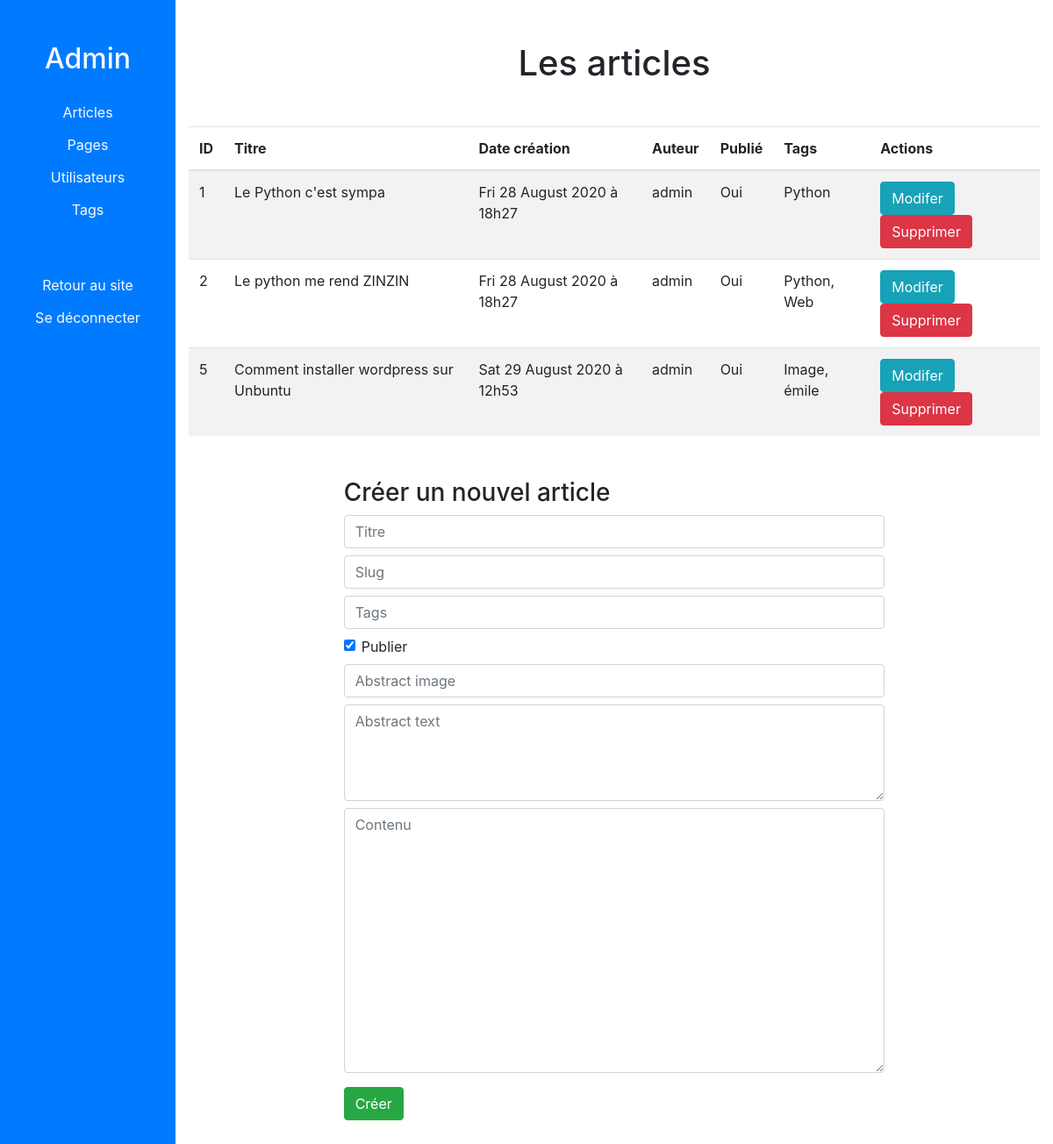
The page /admin/posts (signed in) on the database as committed earlier.
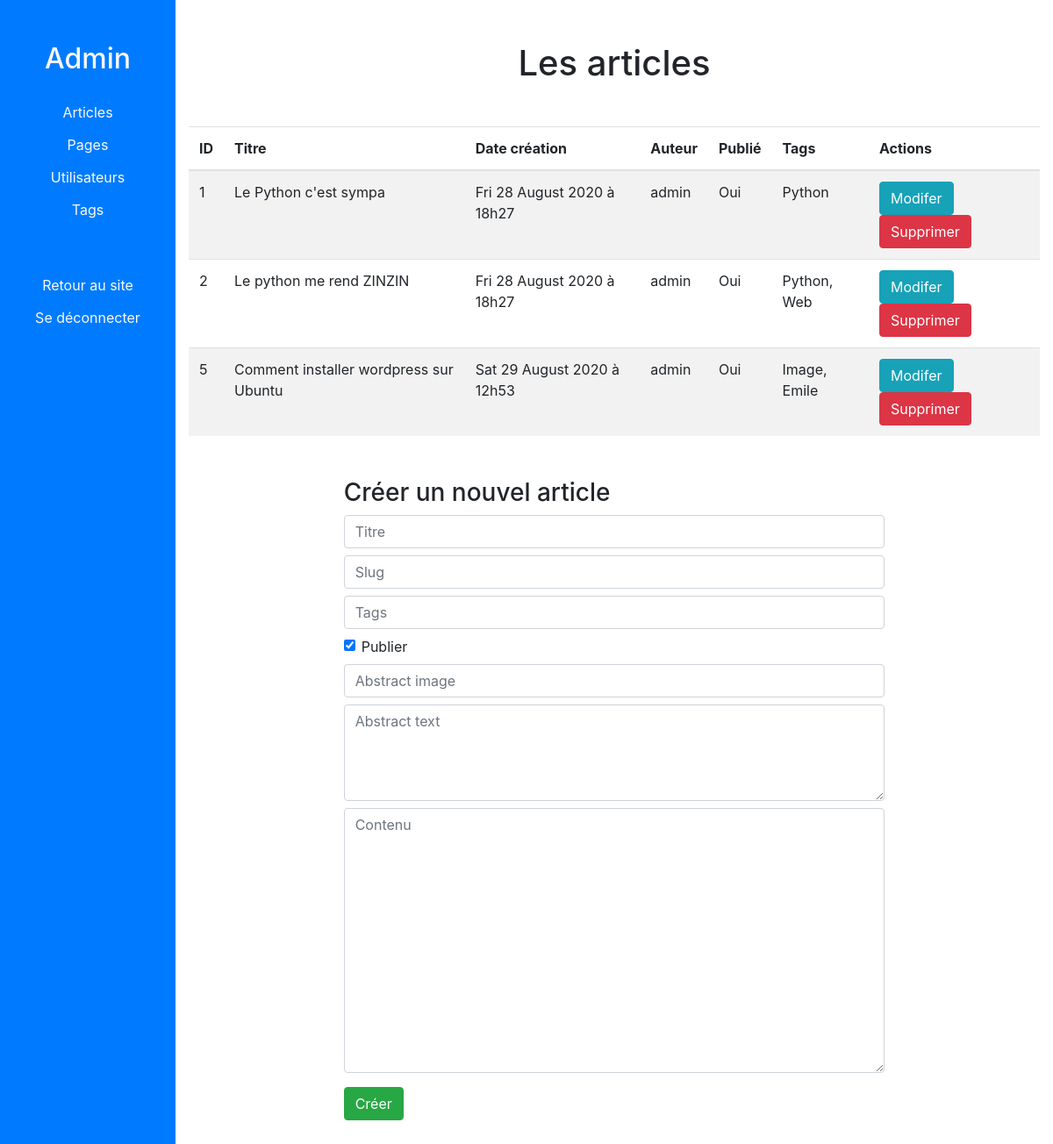
The same page on the database as committed later.
### views.py (models this page shows, shortened)
class Post(db.Model):
    id = db.Column(db.Integer, primary_key=True)
    title = db.Column(db.String(100), nullable=False)
    slug = db.Column(db.String(100), nullable=False,  unique=True)
    abstract = db.Column(db.Text, nullable=False)
    abstract_image = db.Column(db.String(200))
    content = db.Column(db.Text, nullable=False)
    creation_date = db.Column(db.DateTime, nullable=False, default=datetime.utcnow)
    published = db.Column(db.Boolean, nullable=False, default=False)
    user_id = db.Column(db.Integer, db.ForeignKey('user.id'), nullable=False)
    user = db.relationship('User', backref=db.backref('posts', lazy=True))
    tags = db.relationship('Tag', secondary=tags, lazy='subquery', backref=db.backref('posts', lazy=True))
    @property
    def tags_str(self):
        res = ""
        for tag in self.tags:
            res += tag.name + ', '
        return res.strip(' ,')
    def get_json_for(self, *args):
        res = {}
        for arg in args:
            res[arg] = getattr(self, arg)
        return json.dumps(res)

class User(UserMixin, db.Model):
    id = db.Column(db.Integer, primary_key=True)
    username = db.Column(db.String(50), unique=True, nullable=False)
    email = db.Column(db.String(80), unique=True, nullable=False)
    password = db.Column(db.String(80), nullable=False)

class Tag(db.Model):
    id = db.Column(db.Integer, primary_key=True)
    name = db.Column(db.String(50), nullable=False)

### views.py (the view)
@app.route('/admin/posts')
@login_required
def admin_posts():
    posts = Post.query.all()
    return render_template('admin-posts.html', posts=posts)

### views.py (called while the page is built)
@login_manager.user_loader
def load_user(user_id):
    return User.query.get(user_id)

@app.context_processor
def inject_pages():
    pages = Page.query.filter_by(published=True)
    return {'site_pages': pages}

### templates/admin-posts.html (shortened to what this page needs)
{% extends 'admin.html' %}
{% block admin_content %}
<div class="text-center mt-5">
    <h1 class="my-5">Les articles</h1>
</div>
<table class="table table-striped">
    <thead>
        <tr>
            <th>ID</th>
            <th>Titre</th>
            <th>Date création</th>
            <th>Auteur</th>
            <th>Publié</th>
            <th>Tags</th>
            <th>Actions</th>
        </tr>
    </thead>
    <tbody>
        {% for post in posts %}
        <tr>
            <td>{{ post.id }}</td>
            <td>{{ post.title }}</td>
            <td>{{ post.creation_date.strftime('%a %d %B %Y à %-Hh%M') }}</td>
            <td>{{ post.user.username }}</td>
            <td>{{ post.published and 'Oui' or 'Non' }}</td>
            <td>{{ post.tags_str }}</td>
            <td>
                <button class="open-edit-post-modal btn btn-info" data-toggle="modal" data-target="#edit-post-modal"
                        data-post="{{ post.get_json_for('id', 'title', 'slug', 'published', 'abstract', 'abstract_image', 'content', 'tags_str') }}">
                    Modifer
                </button>
                <form action="{{ url_for('admin_posts_delete', post_id=post.id) }}" method="POST" class="d-inline">
                    <input type="submit" class="btn btn-danger" value="Supprimer">
                </form>
            </td>
        </tr>
        {% endfor %}
    </tbody>
</table>
<div class="col-8 mx-auto my-5">
    <h3>Créer un nouvel article</h3>
    <form action="{{ url_for('admin_posts_new') }}" method="POST" class="form">
        <input type="text" name="title" placeholder="Titre" class="form-control">
        <input type="text" name="slug" placeholder="Slug" class="form-control my-2">
        <input type="text" name="tags" placeholder="Tags" class="form-control">
        <div class="form-check my-2">
            <label for="published" class="form-check-label">
                <input type="checkbox" name="published" id="published" checked class="form-check-input">
                Publier
            </label>
        </div>
        <input type="text" name="abstract_image" placeholder="Abstract image" class="form-control my-2">
        <textarea name="abstract" placeholder="Abstract text" class="form-control my-2" rows=4></textarea>
        <textarea name="content" placeholder="Contenu" class="form-control" rows=12></textarea>
        <input type="submit" class="btn btn-success mt-3" value="Créer">
    </form>
</div>
{% endblock %}

### templates/admin.html (shortened to what this page needs)
{% extends 'base.html' %}
{% block content %}
    <div class="container-fluid">
        <div class="row">
            <div class="col-md-2 text-light bg-primary p-0 pb-5">
                <div class="btn-group-vertical w-100">
                    <h2 class="mt-5 mb-4 mx-auto">Admin</h2>
                    <button type="button" class="btn btn-primary">
                        <a class="text-light" href="{{ url_for('admin_posts') }}">Articles</a>
                    </button>
                    <button type="button" class="btn btn-primary">
                        <a class="text-light" href="{{ url_for('admin_pages') }}">Pages</a>
                    </button>
                    <button type="button" class="btn btn-primary">
                        <a class="text-light" href="{{ url_for('admin_users') }}">Utilisateurs</a>
                    </button>
                    <button type="button" class="btn btn-primary">
                        <a class="text-light" href="{{ url_for('admin_tags') }}">Tags</a>
                    </button>
                    <button type="button" class="btn btn-primary mt-5">
                        <a class="text-light" href="{{ url_for('index') }}">Retour au site</a>
                    </button>
                    <button type="button" class="btn btn-primary">
                        <a class="text-light" href="{{ url_for('logout') }}">Se déconnecter</a>
                    </button>
                </div>
            </div>
            <div class="col-md-10">
                {% block admin_content %}{% endblock %}
            </div>
        </div>
    </div>
{% endblock %}

### templates/base.html (shortened to what this page needs)
<!DOCTYPE html>
<html lang="fr">
<head>
    <link rel="stylesheet" href="https://maxcdn.bootstrapcdn.com/bootstrap/4.5.2/css/bootstrap.min.css">
    <link rel="stylesheet" href="{{ url_for('static', filename='css/style.css') }}">
</head>
<body>
    {% block content %}{% endblock %}
</html>

Rows that differ between the two databases and show on the page:
changed Post id 5: title "Comment installer wordpress sur Unbuntu" → "Comment installer wordpress sur Ubuntu"; tags_str "Image, émile" → "Image, Emile"
